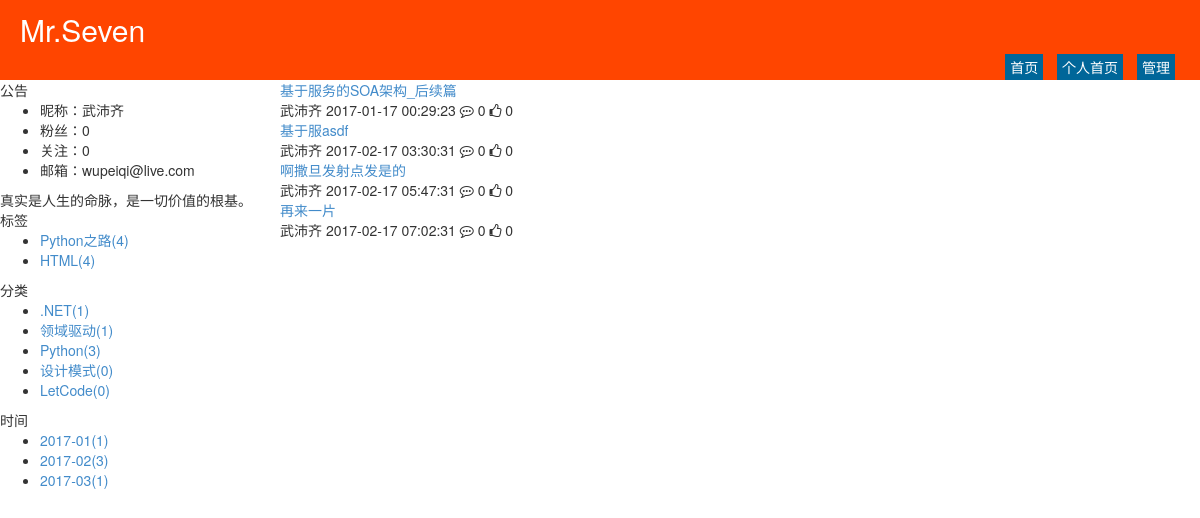
Page /wupeiqi/tag/1.html on the committed database.
### repository/models.py (models this page shows)
class Blog(models.Model):
    nid = models.BigAutoField(primary_key=True)
    title = models.CharField(verbose_name='个人博客标题', max_length=64)
    site = models.CharField(verbose_name='个人博客前缀', max_length=32, unique=True)
    theme = models.CharField(verbose_name='博客主题', max_length=32)
    user = models.OneToOneField(to='UserInfo', to_field='nid')

class UserInfo(models.Model):
    nid = models.BigAutoField(primary_key=True)
    username = models.CharField(verbose_name='用户名', max_length=32, unique=True)
    password = models.CharField(verbose_name='密码', max_length=64)
    nickname = models.CharField(verbose_name='昵称', max_length=32)
    email = models.EmailField(verbose_name='邮箱', unique=True)
    avatar = models.ImageField(verbose_name='头像')
    create_time = models.DateTimeField(verbose_name='创建时间', auto_now_add=True)
    fans = models.ManyToManyField(verbose_name='粉丝们',
                                  to='UserInfo',
                                  through='UserFans',
                                  related_name='f',
                                  through_fields=('user', 'follower'))

class Tag(models.Model):
    nid = models.AutoField(primary_key=True)
    title = models.CharField(verbose_name='标签名称', max_length=32)
    blog = models.ForeignKey(verbose_name='所属博客', to='Blog', to_field='nid')

class Category(models.Model):
    nid = models.AutoField(primary_key=True)
    title = models.CharField(verbose_name='分类标题', max_length=32)
    blog = models.ForeignKey(verbose_name='所属博客', to='Blog', to_field='nid')

class Article(models.Model):
    nid = models.BigAutoField(primary_key=True)
    title = models.CharField(verbose_name='文章标题', max_length=128)
    summary = models.CharField(verbose_name='文章简介', max_length=255)
    read_count = models.IntegerField(default=0)
    comment_count = models.IntegerField(default=0)
    up_count = models.IntegerField(default=0)
    down_count = models.IntegerField(default=0)
    create_time = models.DateTimeField(verbose_name='创建时间', auto_now_add=True)
    blog = models.ForeignKey(verbose_name='所属博客', to='Blog', to_field='nid')
    category = models.ForeignKey(verbose_name='文章类型', to='Category', to_field='nid', null=True)
    type_choices = [
        (1, "Python"),
        (2, "Linux"),
        (3, "OpenStack"),
        (4, "GoLang"),
    ]
    article_type_id = models.IntegerField(choices=type_choices, default=None)
    tags = models.ManyToManyField(
        to="Tag",
        through='Article2Tag',
        through_fields=('article', 'tag'),
    )

### web/views/home.py (the view)
# urls.py: url(r'^(?P<site>\w+)/(?P<condition>((tag)|(date)|(category)))/(?P<val>\w+-*\w*).html$', home.filter),
def filter(request, site, condition, val):
    blog = models.Blog.objects.filter(site=site).select_related('user').first()
    if not blog:
        return redirect('/')
    tag_list = models.Tag.objects.filter(blog=blog)
    category_list = models.Category.objects.filter(blog=blog)
    date_list = models.Article.objects.raw(
        'select nid, count(nid) as num,strftime("%Y-%m",create_time) as ctime from repository_article group by strftime("%Y-%m",create_time)')
    template_name = "home_summary_list.html"
    if condition == 'tag':
        template_name = "home_title_list.html"
        article_list = models.Article.objects.filter(tags=val, blog=blog).all()
    elif condition == 'category':
        article_list = models.Article.objects.filter(category_id=val, blog=blog).all()
    elif condition == 'date':
        article_list = models.Article.objects.filter(blog=blog).extra(
            where=['strftime("%%Y-%%m",create_time)=%s'], params=[val, ]).all()
    else:
        article_list = []
    return render(
        request,
        template_name,
        {
            'blog': blog,
            'tag_list': tag_list,
            'category_list': category_list,
            'date_list': date_list,
            'article_list': article_list
        }
    )

### templates/home_title_list.html
{% extends 'home_layout.html' %}
{% block content %}
    <div class="title-list">
        {% for row in article_list %}
        <div class="row-item">
            <div class="title">
                <a href="/{{ blog.site }}/{{ row.nid }}.html">{{ row.title }}</a>
            </div>
            <div class="tips">
                <span>{{ blog.user.nickname }}</span>
                <span>{{ row.create_time|date:"Y-m-d H:i:s" }} </span>
                <span>
                    <i class="fa fa-commenting-o" aria-hidden="true"></i>
                    <span>{{ row.comment_count }}</span>
                </span>
                <span>
                    <i class="fa fa-thumbs-o-up" aria-hidden="true"></i>
                    <span>{{ row.up_count }}</span>
                </span>
            </div>
        </div>
        {% endfor %}
    </div>
{% endblock %}

### templates/home_layout.html (shortened to what this page needs)
<!DOCTYPE html>
<html>
<head lang="en">
    <link rel="stylesheet" href="/static/plugins/bootstrap/css/bootstrap.css"/>
    <link rel="stylesheet" href="/static/plugins/font-awesome/css/font-awesome.css"/>
    <link rel="stylesheet" href="/static/css/edmure.css"/>
    <link rel="stylesheet" href="/static/css/commons.css"/>
    <link rel="stylesheet" href="/static/css/row-avatar.css"/>
    <link rel="stylesheet" href="/static/css/theme/{{ blog.theme }}.css"/>
</head>
<body>
<div class="pg-header">
    <div class="title">{{ blog.title }}</div>
    <div class="menu-list">
        <a class="menu-item" href="/">首页</a>
        <a class="menu-item" href="/{{ blog.site }}.html">个人首页</a>
        <a class="menu-item" href="/backend/index.html">管理</a>
    </div>
</div>
<div class="pg-body">
    <div class="body-menu">
        <div class="notice">
            <div class="notice-header">公告</div>
            <div class="notice-body">
                <ul>
                    <li>昵称：{{ blog.user.nickname }}</li>
                    <li>粉丝：{{ blog.user.fans.count }}</li>
                    <li>关注：{{ blog.user.f.count }}</li>
                    <li>邮箱：{{ blog.user.email }}</li>
                </ul>
                <div class="memo">
                    真实是人生的命脉，是一切价值的根基。
                </div>
            </div>
        </div>
        <div class="tags">
            <div class="tags-header">标签</div>
            <div class="tags-body">
                <ul>
                    {% for tag in tag_list %}
                        <li><a href="/{{ blog.site }}/tag/{{ tag.nid }}.html">{{ tag.title }}({{ tag.article_set.count }})</a></li>
                    {% endfor %}
                </ul>
            </div>
        </div>
        <div class="types">
            <div class="types-header">分类</div>
            <div class="types-body">
                <ul>
                    {% for tag in category_list %}
                        <li><a href="/{{ blog.site }}/category/{{ tag.nid }}.html">{{ tag.title }}({{ tag.article_set.count }})</a></li>
                    {% endfor %}
                </ul>
            </div>
        </div>
        <div class="dates">
            <div class="dates-header">时间</div>
            <div class="dates-body">
                <ul>
                    {% for tag in date_list %}
                        <li><a href="/{{ blog.site }}/date/{{ tag.ctime }}.html">{{ tag.ctime}}({{ tag.num}})</a></li>
                    {% endfor %}
                </ul>
            </div>
        </div>
    </div>
    <div class="body-content">
        {% block content %}{% endblock %}
    </div>
</div>
</body>
</html>

### static/css/theme/warm.css (style rules this page uses)
.pg-header { height: 80px; background-color: #ff4500; position: relative; color: #ffffff; }
.pg-header .title { font-size: 30px; line-height: 60px; margin-left: 20px; }
.pg-header .menu-list { position: absolute; bottom: 0; right: 20px; }
.pg-header .menu-list a { color: #ffffff; display: inline-block; padding: 3px 5px; margin: 0 5px; background-color: #006699; }
.pg-body { min-width: 980px; position: relative; }
.pg-body .body-menu { position: absolute; left: 0; width: 280px; }
.pg-body .body-content { position: absolute; right: 0; left: 280px; overflow: scroll; }

### rows in the picture
Blog: title "Mr.Seven", user.nickname "武沛齐", user.fans.count "0", user.f.count "0", user.email "wupeiqi@live.com"
Tag: title "Python之路", article_set.count "4"
Tag: title "HTML", article_set.count "4"
Category: title ".NET", article_set.count "1"
Category: title "领域驱动", article_set.count "1"
Category: title "Python", article_set.count "3"
Category: title "设计模式", article_set.count "0"
Category: title "LetCode", article_set.count "0"
Article: ctime "2017-01", num "1", title "基于服务的SOA架构_后续篇", create_time "2017-01-17 00:29:23", comment_count "0", up_count "0"
Article: ctime "2017-02", num "3", title "基于服asdf", create_time "2017-02-17 03:30:31", comment_count "0", up_count "0"
Article: ctime "2017-03", num "1"
Article: title "啊撒旦发射点发是的", create_time "2017-02-17 05:47:31", comment_count "0", up_count "0"
Article: title "再来一片", create_time "2017-02-17 07:02:31", comment_count "0", up_count "0"
